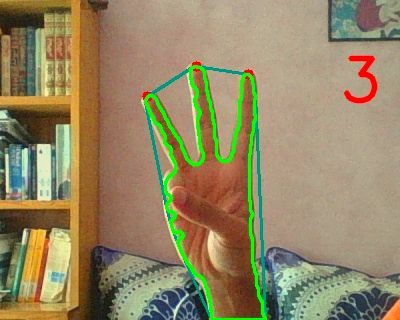
#> input picture extractNumbers/HQ6KSmj.jpeg, 400 x 320 px, given in place of the camera
$ python extractNumbers.py   (older library calls are emulated)
#> lines starting #> are read from the running program, lines starting #| are printed output that depends on the picture; after the words box and inside, x2 and y2 are one past the last pixel; in counts of white or black regions, pixels touching at a corner belong together
import numpy as np
import cv2
import math
import time
import serial

bgSubThreshold = 20
cap = cv2.VideoCapture(0)

# [9 lines of commented-out code are left out]
while True:
    ret, frame = cap.read()
#> frame is the input picture: shape (320, 400, 3); mean B, G, R 99.6, 134.9, 148.1
    cv2.rectangle(frame,(100,0),(500,320),(0,255,0),2)
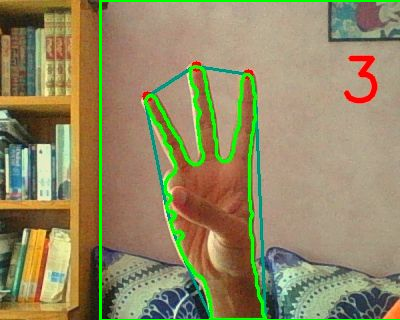
#> frame: shape (320, 400, 3); 1.45% of pixels changed, all inside (x1, y1, x2, y2) = (99, 0, 400, 320)
    cv2.imshow("frame",frame)
    frame = frame[0:320,100:500]
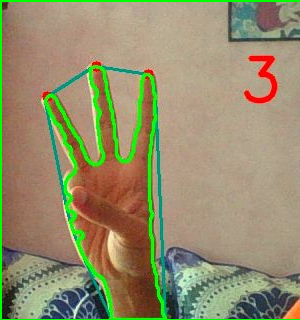
#> frame: shape (320, 300, 3); mean B, G, R 107.3, 142, 148.4

    if cv2.waitKey(30) & 0xFF == ord('b'):
#> (key Esc is pressed here)
        bgModel = cv2.createBackgroundSubtractorMOG2(detectShadows = False)
        cv2.imwrite("6.jpg",frame)
        break

## Main Operation
k = 0
ch = "0"
while True:
    ret, frame = cap.read()
    frame = frame[0:320,100:500]
    copyframe = frame.copy()
    fgmask = bgModel.apply(frame,learningRate = 0.00001)
    kernel = np.ones((7, 7), np.uint8)
    fgmask = cv2.erode(fgmask,kernel,iterations = 1)


    res = cv2.bitwise_and(frame,frame, mask=fgmask)

    gray = cv2.cvtColor(res,cv2.COLOR_BGR2GRAY)
    gray = cv2.medianBlur(gray,5)

    retval , thresh = cv2.threshold(gray,20,255,cv2.THRESH_BINARY)
    thresh = cv2.medianBlur(thresh,5)


    _,contours,_ = cv2.findContours(thresh,cv2.RETR_TREE,cv2.CHAIN_APPROX_SIMPLE)

    if contours != []:
        # Maximum countour area
        maxArea = 0
        ind = 0
        for i in range(len(contours)):
            if cv2.contourArea(contours[i])>maxArea:
                maxArea = cv2.contourArea(contours[i])
                ind = i
        cnt = contours[ind][:]

        # Convexity Defects
        hull = cv2.convexHull(cnt, returnPoints = False)
        defects = cv2.convexityDefects(cnt,hull)

        if type(defects) != type(None):
            count = 0
            bool = False
            for i in range(defects.shape[0]):

                s,e,f,_ = defects[i,0]
                start = tuple(cnt[s][0])
                end = tuple(cnt[e][0])
                far = tuple(cnt[f][0])
                a = math.sqrt((end[0] - start[0]) ** 2 + (end[1] - start[1]) ** 2)
                b = math.sqrt((far[0] - start[0]) ** 2 + (far[1] - start[1]) ** 2)
                c = math.sqrt((end[0] - far[0]) ** 2 + (end[1] - far[1]) ** 2)
                angle = math.acos((b ** 2 + c ** 2 - a ** 2) / (2 * b * c))  # cosine theorem
                if angle <= math.pi / 2:  # angle less than 90 degree, treat as fingers
                    bool = True
                    if count == 0 :
                        cv2.circle(frame, start, 5, [0, 0, 255], -1)
                        cv2.circle(frame, end, 5, [0, 0, 255], -1)
                        count += 2
                    else:
                        cv2.circle(frame, end, 5, [0, 0, 255], -1)
                        count += 1
            #treat the case of a finger tip/no fingers
            if bool == False:
                M = cv2.moments(cnt)
                cx = int(M['m10']/M['m00'])
                cy = int(M['m01']/M['m00'])
                centroid = (cx,cy)


                topmost = tuple(cnt[cnt[:,:,1].argmin()][0])
                #print(topmost)

                a = math.sqrt((centroid[0] - topmost[0]) ** 2 + (centroid[1] - topmost[1]) ** 2)
                if a>100:
                    cv2.circle(frame, topmost, 5, [0, 0, 255], -1)
                    count += 1
            #printing the number of fingers
            font = cv2.FONT_HERSHEY_SIMPLEX
            cv2.putText(frame,str(count),(340,100), font, 2,(0,0,255),3,cv2.LINE_AA)
            # [10 lines of commented-out code are left out]
        hull = cv2.convexHull(cnt)

        # Drawing
        cv2.drawContours(frame,[hull],0,(155,155,0),2)
        cv2.drawContours(frame, [cnt],0, (0,255,0),2)

    cv2.imshow("frame",frame)
    cv2.imshow("copyframe",copyframe)
    cv2.imshow("gray",gray)
    cv2.imshow("fgmask",res)
    cv2.imshow("thresh",thresh)

## Keyboard command

    if cv2.waitKey(1) == ord('s'):
        cv2.imwrite("1.jpg",frame)

    if cv2.waitKey(1) & 0xFF==27:
        break


cap.release()
cv2.destroyAllWindows()
